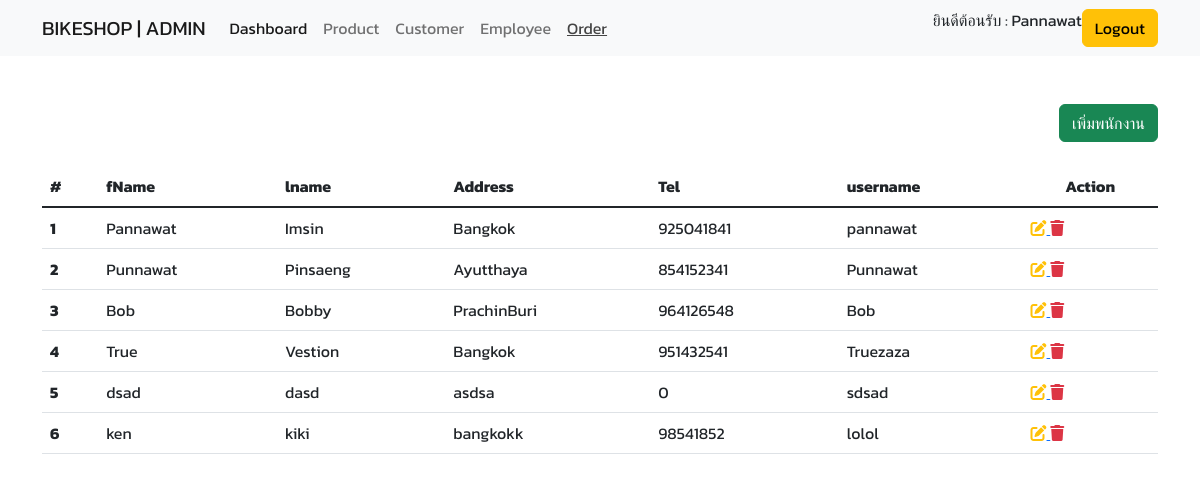
The page /admin/employee/index.php (signed in) on the database its author committed.
### tables this page shows
CREATE TABLE `employee` (
  `EmployeeID` int(11) NOT NULL,
  `fname` varchar(120) NOT NULL,
  `lname` varchar(120) NOT NULL,
  `address` text NOT NULL,
  `tel` int(14) NOT NULL,
  `username` varchar(60) NOT NULL,
  `password` varchar(120) NOT NULL
);

### admin/employee/index.php (the view, shortened to what this page needs)
<?php
    require_once ('./../../config/database.php');
    $queryStr = "SELECT * FROM employee";
    $result = $db->query($queryStr);
?>
<!DOCTYPE html>
<html lang="en"></html>
<head>
    <link rel="stylesheet" href="./../../assets/css/global.css" />
    <?php include_once('./../../components/header.php'); ?>
</head>
<body>
    <?php include_once('./../../components/admin/navbar.php'); ?>
    <div class="container mt-5">
        <div class="d-flex justify-content-end">
            <a href="./add.php" class="btn btn-success">เพิ่มพนักงาน</a>
        </div>
        <table class="table mt-4">
            <thead>
                <tr>
                    <th scope="col">#</th>
                    <th scope="col">fName</th>
                    <th scope="col">lname</th>
                    <th scope="col">Address</th>
                    <th scope="col">Tel</th>
                    <th scope="col">username</th>
                    <th scope="col" class="text-center">Action</th>
                </tr>
            </thead>
            <tbody class="table-group-divider">
                <?php
                    $i = 1;
                    while ($row = $result->fetch_assoc()):
                ?>
                    <tr>
                        <th scope="row"><?php echo $i++; ?></th>
                        <td><?php echo $row['fname']; ?></td>
                        <td><?php echo $row['lname']; ?></td>
                        <td><?php echo $row['address']; ?></td>
                        <td><?php echo $row['tel']; ?></td>
                        <td><?php echo $row['username']; ?></td>
                        <td>
                            <div class="flex gap-2 justify-center">
                                <a href="./edit.php?id=<?php echo $row['EmployeeID']; ?>">
                                    <i class="fa-solid fa-pen-to-square text-warning"></i>
                                </a>
                                <a href="./delete.php?id=<?php echo $row['EmployeeID']; ?>">
                                    <i class="fa-solid fa-trash text-danger"></i>
                                </a>
                            </div>
                        </td>
                    </tr>
                <?php endwhile; ?>
            </tbody>
        </table>
</div>
</body>
</html>

### assets/css/global.css (style rules this page uses)
body { font-family: 'Kanit', sans-serif !important; }

### rows shown on the page
employee: fname "Pannawat", lname "Imsin", address "Bangkok", tel "925041841", username "pannawat"
employee: fname "Punnawat", lname "Pinsaeng", address "Ayutthaya", tel "854152341", username "Punnawat"
employee: fname "Bob", lname "Bobby", address "PrachinBuri", tel "964126548", username "Bob"
employee: fname "True", lname "Vestion", address "Bangkok", tel "951432541", username "Truezaza"
employee: fname "dsad", lname "dasd", address "asdsa", tel "0", username "sdsad"
employee: fname "ken", lname "kiki", address "bangkokk", tel "98541852", username "lolol"

### other values the page prints
$_SESSION['firstname'] "Pannawat"
